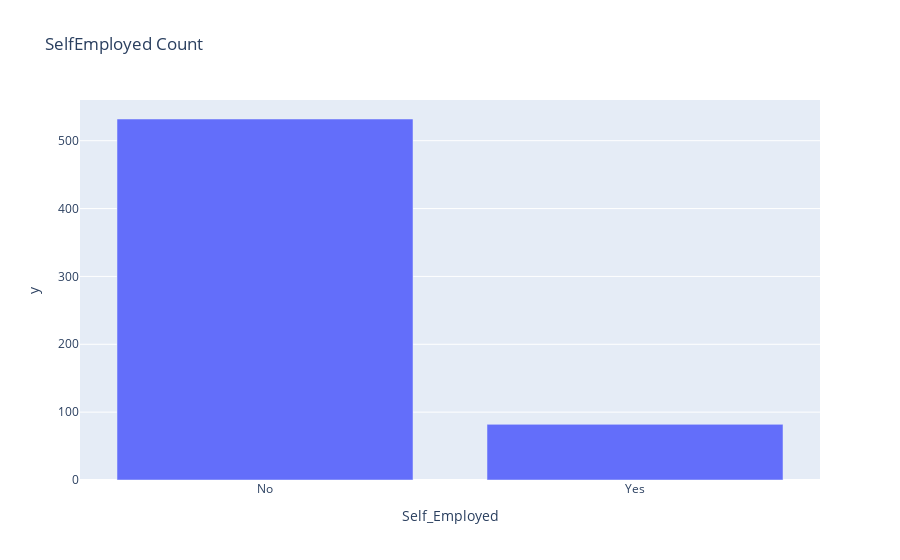

Notebook cell for this chart:
### Code cell
selfemployed_count=df['Self_Employed'].value_counts()
selfemployed_count_fig=px.bar(selfemployed_count,selfemployed_count.index,selfemployed_count.values,title='SelfEmployed Count')
selfemployed_count_fig.show()

### Figure 1 — Plotly figure (JSON) as saved in the notebook; plotly's stock layout.template omitted (floating-point values rounded to 4 significant figures)
{"data": [{"alignmentgroup": "True", "hovertemplate": "Self_Employed=%{x}<br>y=%{y}<extra></extra>", "legendgroup": "", "marker": {"color": "#636efa", "pattern": {"shape": ""}}, "name": "", "offsetgroup": "", "orientation": "v", "showlegend": false, "textposition": "auto", "type": "bar", "x": ["No", "Yes"], "xaxis": "x", "y": [532, 82], "yaxis": "y"}], "layout": {"barmode": "relative", "legend": {"tracegroupgap": 0}, "title": {"text": "SelfEmployed Count"}, "xaxis": {"anchor": "y", "domain": [0, 1], "title": {"text": "Self_Employed"}}, "yaxis": {"anchor": "x", "domain": [0, 1], "title": {"text": "y"}}}}
